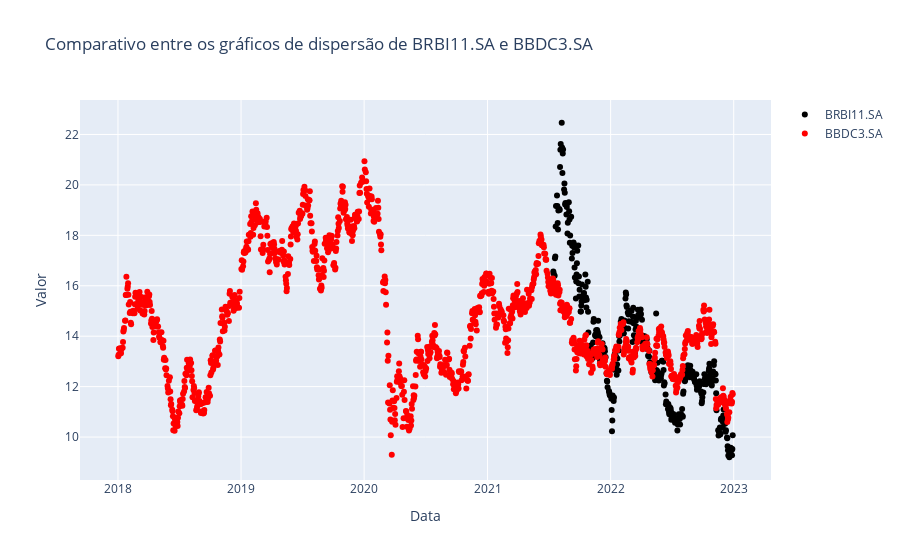

The code cell stored with this chart in its notebook:
### Code cell
# Plota os gráficos de dispersão dos dois tickers ("ticker1" e "ticker2"). 
plot_comparative_dispersion_graphs(ticker1_adj_close_price,ticker2_adj_close_price)

### Figure 1 — Plotly figure (JSON) as saved in the notebook; plotly's stock layout.template omitted (floating-point values rounded to 4 significant figures; data arrays with more than 128 entries replaced by an {"elided": "..."} marker saying what was removed)
{"data": [{"line": {"color": "black"}, "mode": "markers", "name": "BRBI11.SA", "type": "scatter", "x": {"elided": "367 str values"}, "y": {"elided": "367 float values"}}, {"line": {"color": "red"}, "mode": "markers", "name": "BBDC3.SA", "type": "scatter", "x": {"elided": "1239 str values"}, "y": {"elided": "1239 float values"}}], "layout": {"title": {"text": "Comparativo entre os gráficos de dispersão de BRBI11.SA e BBDC3.SA"}, "xaxis": {"title": {"text": "Data"}}, "yaxis": {"title": {"text": "Valor"}}}}
